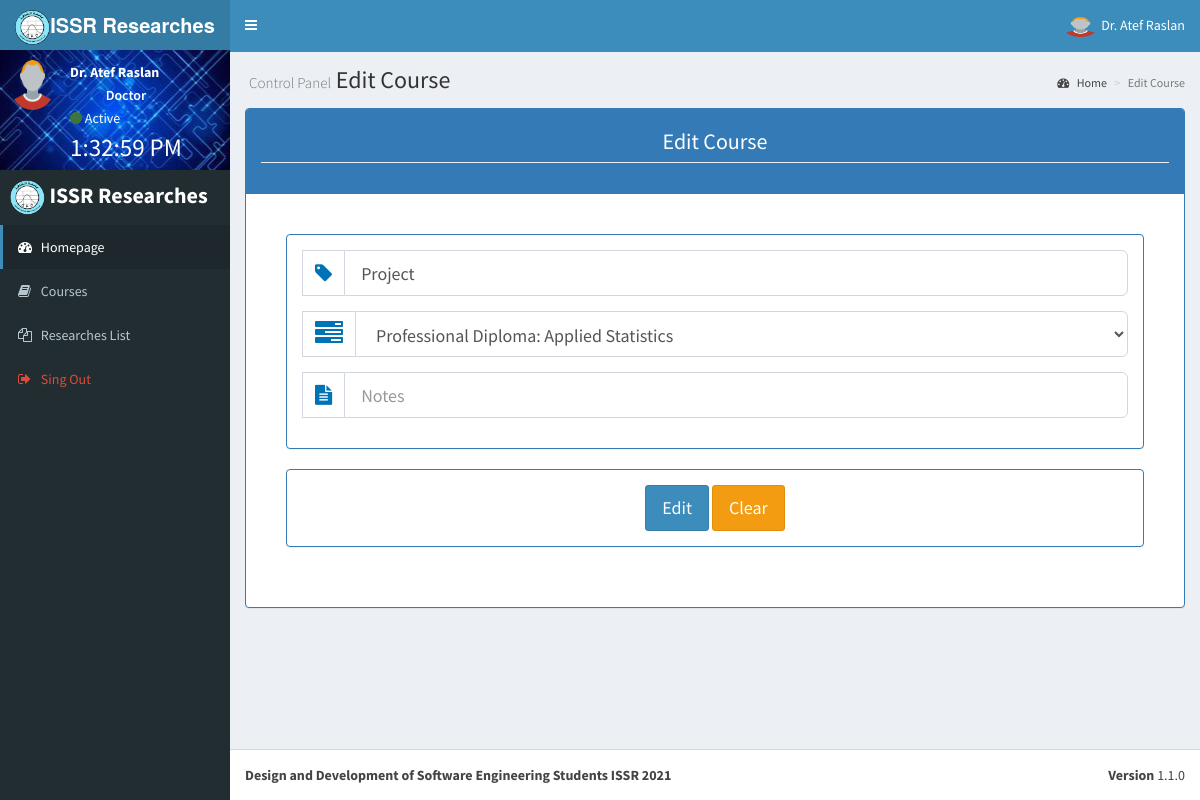
Screenshot of /en/subjects.php?do=Edit_Subject&id=30 (signed in) with the database file from the repository.
### tables this page shows
CREATE TABLE `issr_users` (
  `id` int(11) NOT NULL,
  `username` varchar(255) DEFAULT NULL,
  `email` varchar(255) DEFAULT NULL,
  `national_id` varchar(255) DEFAULT NULL,
  `password` varchar(255) DEFAULT NULL,
  `name` varchar(255) DEFAULT NULL,
  `phone` varchar(255) DEFAULT NULL,
  `address` varchar(255) DEFAULT NULL,
  `job` varchar(255) DEFAULT NULL,
  `department` int(11) NOT NULL DEFAULT 0,
  `notes` text DEFAULT NULL,
  `date` date NOT NULL DEFAULT current_timestamp(),
  `department_type` tinyint(1) NOT NULL DEFAULT 0,
  `admin` tinyint(1) NOT NULL DEFAULT 0,
  `created_time` timestamp NOT NULL DEFAULT current_timestamp(),
  `updated_time` datetime NOT NULL DEFAULT '1970-01-01 00:00:00' ON UPDATE current_timestamp()
);

CREATE TABLE `issr_subjects` (
  `id` int(11) NOT NULL,
  `code` varchar(255) NOT NULL,
  `name` varchar(255) NOT NULL,
  `department` tinyint(1) NOT NULL DEFAULT 0,
  `active` tinyint(1) NOT NULL DEFAULT 1,
  `notes` text DEFAULT NULL,
  `created_time` timestamp NOT NULL DEFAULT current_timestamp(),
  `updated_time` datetime NOT NULL DEFAULT '2020-01-01 00:00:00' ON UPDATE current_timestamp()
);

CREATE TABLE `issr_departments` (
  `id` int(11) NOT NULL,
  `code` varchar(255) NOT NULL,
  `name` varchar(255) NOT NULL,
  `created_time` timestamp NOT NULL DEFAULT current_timestamp(),
  `updated_time` datetime NOT NULL DEFAULT '1970-01-01 00:00:00' ON UPDATE current_timestamp()
);

### en/includes/functions/basics.php (the view, shortened to what this page needs)
<?php
	function getAll($field, $table, $innerJoin, $where, $and, $orderfield, $ordering) {
		global $con;
		$getAll = $con->prepare("SELECT $field FROM $table $innerJoin $where $and ORDER BY $orderfield $ordering");
		$getAll->execute();
		$all = $getAll->fetchAll();
		return $all;
	}
	function menu($class, $link, $icon, $color, $name){
		echo '<li class="'. $class . '">
				<a href="'. $link .'"> <i class="fa fa-'. $icon .' text-'. $color .'"></i> <span class=" text-'.$color .'">'. $name .'</span></a>
			</li>';
	}
	function getHeader($name) {
		?>
			<section class="content-header">
				<h1><small>Control Panel</small> <?php echo $name ?></h1>
				<ol class="breadcrumb">
					<li><a href="dashboard.php" ><i class="fa fa-dashboard"></i> Home</a></li>
					<li class="active"><?php echo $name ?></li>
				</ol>
			</section>
		<?php
	}
	function user($submitValue){
		?>
			<div class="col-lg-12 text-center">
				<div class="panel panel-primary">
					<div class="panel-body">
						<input type = "submit" class = "btn btn-lg btn-primary" value = "<?php echo $submitValue; ?>" >
						<input type = "reset"  class = "btn btn-lg btn-warning" value = "Clear" >
					</div>
				</div>
			</div>
		<?php
	}
	function input($size, $icon, $type, $name, $class, $value, $label, $placeholder, $required, $autocomplete, $readonly){
		echo "<div class='$size'>";
			echo "<div class='form-group form-group-lg input-group'>";
				echo "<span class='input-group-addon text-blue' style='font-size:20px'><i class='fa fa-$icon'></i> $label</span>";
				echo "<input
							type='$type'
							name='$name'
							class='form-control $class'
							value='$value'
							placeholder='$placeholder'
							$required
							autocomplete='$autocomplete'
							$readonly
						>";
			echo "</div>";
		echo "</div>";
	}
		?>
		<?php
	function selectEdit($size, $icon, $placeholder, $name, $class, $field, $table, $innerJoin, $where, $and, $orderfield, $ordering, $valueOption, $option, $row, $selected){
		?>
		<div class="<?php echo $size ?>">
			<div class="form-group form-group-lg input-group">
				<span class="input-group-addon text-blue"><i class="fa fa-<?php echo $icon ?> fa-2x"></i> <?php echo $placeholder ?></span>
				<select name="<?php echo $name ?>" class="col-lg-12 <?php echo $class ?> form-control">
					<?php
						$value = getAll("$field","$table","$innerJoin","$where","$and","$orderfield","$ordering");
						foreach ($value as $key) {
					?>
						<option value="<?php echo $key["$valueOption"] ?>" <?php if ($row["$selected"] == $key['id'] ) {echo 'selected'; }?> ><?php echo $key["$option"] ?></option>
					<?php } ?>
				</select>
			</div>
		</div>
		<?php
	}
		?>
		<?php
	function formEdit($condition, $case, $row) {
		?>
		<div class="col-lg-12 text-center">
			<div class="panel panel-primary">
				<div class="panel-body">
					<?php
						if ($condition == "persons") {
							if ($case == "users") {
								input("col-lg-6", "tag","text","name", "", $row['name'], "Full Name", "Full Name", "","off", "");
								input("col-lg-6", "tag","text","phone", "", $row['phone'], "Phone", "Phone", "","off", "");
								input("col-lg-8", "tag","text","address", "", $row['address'], "Address", "Address", "","off", "");
								input("col-lg-4", "tag","text","job", "", $row['job'], "Job", "Job", "","off", "");
								input("col-lg-12", "file-text","text","notes", "", $row['notes'], "Notes", "Notes", "","off", "");
							}
						} elseif ($condition == "subjects") {
							if ($case == "edit_subject") {
								input("col-lg-12", "tag","text","name", "", $row['name'], "", "Course Name", "required","off", "");
								selectEdit("col-lg-12", "tasks", "", "department", "", "*","issr_departments","","","","id","ASC", "id", "name", $row, "department");
							} elseif ($case == "edit_department") {
								input("col-lg-12", "tag","text","name", "", $row['name'], "", "Department Name", "required","off", "");
							}
						}
					?>
				</div>
			</div>
		</div>
		<?php
	}
		?>

### en/includes/templates/navbar.php (shortened to what this page needs)
<?php
  $getUser = $con->prepare("SELECT * FROM issr_users WHERE username = ? ");
  $getUser->execute(array($_SESSION['username']));
  $user = $getUser->fetch();
?>
  <body class="hold-transition skin-blue sidebar-mini" id="body">
    <div class="wrapper">
      <header class="main-header">
        <a href="dashboard.php" class="logo">
          <span class="logo-lg"><img class="img-circle" src="<?php echo $img.'/Background.png' ?>" alt = ""  style="width:35px;height:35px;"/><b>ISSR Researches</b></span>
        </a>
        <nav class="navbar navbar-static-top" role="navigation">
          <a href="" class="sidebar-toggle" data-toggle="offcanvas" role="button">
          </a>
          <div class="navbar-custom-menu" >
            <ul class="nav navbar-nav">
              <li class="dropdown user user-menu">
                <a class="dropdown-toggle" data-toggle="dropdown">
                  <?php
                    if (empty($user['picture'])) {
                      echo '<img class="img-circle" src="'. $img.'/person.png"alt = ""  style="width:35px;height:20px;"/>';
                      } else {
                        echo '<img  class="img-circle" src="uploads/users/' . $user['picture'] . '"alt = "" style="width:35px;height:20px;"/>';
                      }
                  ?>
                  <span class=""><?php echo $user['name'] ?></span>
                </a>
              </li>
            </ul>
          </div>
        </nav>
      </header>
      <aside class="main-sidebar" >
        <section class="sidebar">
          <div class="user-panel" style="background: url('<?php if (empty($user['background']) ){ echo "$img/Background_users.jpg"; }else{ echo "uploads//Background//" . $user['background']; } ?>') center center;">
            <div class="pull-left image" style="margin-bottom:50px;">
              <?php
                    if (empty($user['picture'])) {
                      echo '<img class="img-circle" src="'. $img.'/person.png"alt = ""  style="width:50px;height:50px;"/>';
                      } else {
                        echo '<img  class="img-circle" src="uploads/users/' . $user['picture'] . '"alt = "" style="width:50px;height:50px;"/>';
                      }
                  ?>
            </div>
            <div class="pull-right info">
              <p><b><?php echo $user['name'] ?></b></p>
              <p class="text-center"><?php if ($user['department_type'] == 0 ) { echo "Administrator"; } elseif ($user['department_type']==1){ echo "Doctor" ;} elseif ($user['department_type']==2){ echo "Student" ;} ?></p>
              <i class="fa fa-circle text-success"></i> Active
              <div class="clock" id="clock"> </div>
            </div>
          </div>
          <ul class="sidebar-menu" >
            <div style="margin:10px;color:#FFF;font-size:22px;">
              <img class="img-circle" src="<?php echo $img.'/Background.png' ?>" alt = ""  style="width:35px;height:35px;"/><b> ISSR Researches</b>
            </div>
            <?php
              menu("active", "dashboard.php", "dashboard", "", "Homepage");
              if ( $user['department_type'] == 1 ) {
                menu("", "subjects.php?do=All_Subject_Doctor", "book", "", "Courses");
                menu("", "researches.php?do=All_Researches_Doctors", "files-o", "", "Researches List");
              }
            ?>
          </ul>
        </section>
      </aside>
      <div class="content-wrapper">

### en/layout/css/style.css (style rules this page uses)
.clock { margin-top : 10px; color: #fff; font-size: 25px; border-radius: 1px; }

### rows the page displays
issr_users: name "Dr. Atef Raslan"
issr_subjects: name "Project", department "Professional Diploma: Applied Statistics"

### other values shown
$name "Homepage Courses Researches List Sing Out"
$name "Edit Course"
